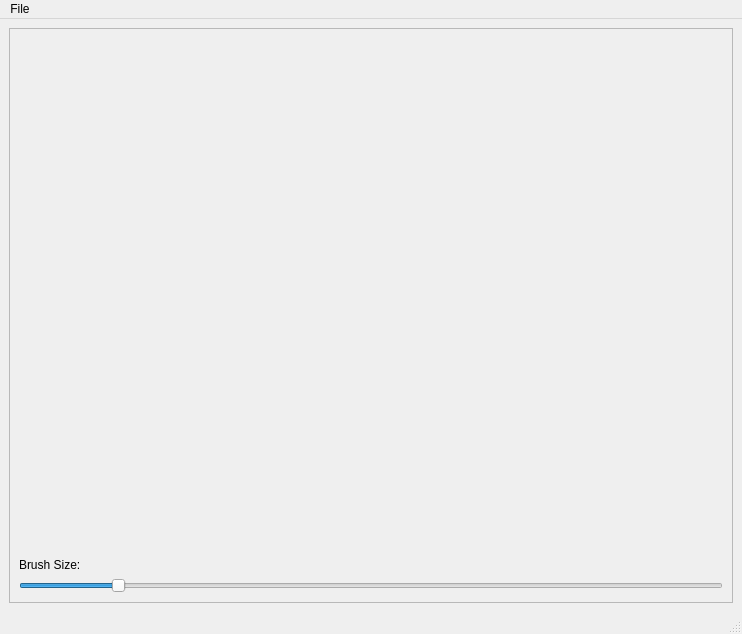
<?xml version="1.0" encoding="UTF-8"?>
<ui version="4.0">
 <class>animation_creator</class>
 <widget class="QMainWindow" name="animation_creator">
  <property name="geometry">
   <rect>
    <x>0</x>
    <y>0</y>
    <width>742</width>
    <height>634</height>
   </rect>
  </property>
  <property name="windowTitle">
   <string>Animation Creator</string>
  </property>
  <widget class="QWidget" name="centralwidget">
   <layout class="QGridLayout" name="gridLayout">
    <item row="0" column="1">
     <layout class="QVBoxLayout" name="drawing_area">
      <property name="sizeConstraint">
       <enum>QLayout::SetMinimumSize</enum>
      </property>
     </layout>
    </item>
    <item row="0" column="0">
     <widget class="QFrame" name="frame">
      <property name="frameShape">
       <enum>QFrame::StyledPanel</enum>
      </property>
      <property name="frameShadow">
       <enum>QFrame::Raised</enum>
      </property>
      <layout class="QGridLayout" name="gridLayout_2">
       <item row="1" column="1">
        <widget class="QLabel" name="label">
         <property name="sizePolicy">
          <sizepolicy hsizetype="Preferred" vsizetype="Fixed">
           <horstretch>0</horstretch>
           <verstretch>0</verstretch>
          </sizepolicy>
         </property>
         <property name="text">
          <string>Brush Size:</string>
         </property>
        </widget>
       </item>
       <item row="2" column="1">
        <widget class="QSlider" name="h_slider_brushSize">
         <property name="sizePolicy">
          <sizepolicy hsizetype="Preferred" vsizetype="Fixed">
           <horstretch>0</horstretch>
           <verstretch>0</verstretch>
          </sizepolicy>
         </property>
         <property name="minimumSize">
          <size>
           <width>130</width>
           <height>0</height>
          </size>
         </property>
         <property name="maximum">
          <number>30</number>
         </property>
         <property name="value">
          <number>4</number>
         </property>
         <property name="orientation">
          <enum>Qt::Horizontal</enum>
         </property>
         <property name="tickPosition">
          <enum>QSlider::NoTicks</enum>
         </property>
         <property name="tickInterval">
          <number>12</number>
         </property>
        </widget>
       </item>
       <item row="0" column="1">
        <spacer name="verticalSpacer">
         <property name="orientation">
          <enum>Qt::Vertical</enum>
         </property>
         <property name="sizeHint" stdset="0">
          <size>
           <width>20</width>
           <height>40</height>
          </size>
         </property>
        </spacer>
       </item>
      </layout>
     </widget>
    </item>
   </layout>
  </widget>
  <widget class="QMenuBar" name="menubar">
   <property name="geometry">
    <rect>
     <x>0</x>
     <y>0</y>
     <width>742</width>
     <height>20</height>
    </rect>
   </property>
   <widget class="QMenu" name="menuFile">
    <property name="title">
     <string>File</string>
    </property>
   </widget>
   <addaction name="menuFile"/>
  </widget>
  <widget class="QStatusBar" name="statusbar"/>
 </widget>
 <resources/>
 <connections/>
</ui>
